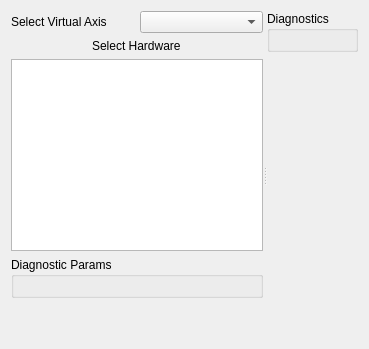
<?xml version="1.0" encoding="UTF-8"?>
<ui version="4.0">
 <class>DiagnosticTab</class>
 <widget class="QWidget" name="DiagnosticTab">
  <layout class="QVBoxLayout" name="verticalLayout_27">
   <item>
    <layout class="QVBoxLayout" name="verticalLayout_22">
     <item>
      <layout class="QVBoxLayout" name="verticalLayout_23"/>
     </item>
     <item>
      <widget class="QSplitter" name="splitter_4">
       <property name="sizePolicy">
        <sizepolicy hsizetype="Expanding" vsizetype="Expanding">
         <horstretch>0</horstretch>
         <verstretch>0</verstretch>
        </sizepolicy>
       </property>
       <property name="orientation">
        <enum>Qt::Horizontal</enum>
       </property>
       <widget class="QWidget" name="gridLayoutWidget_7">
        <layout class="QGridLayout" name="gridLayout_9">
         <item row="0" column="0">
          <layout class="QVBoxLayout" name="verticalLayout_46">
           <item>
            <layout class="QHBoxLayout" name="horizontalLayout_4">
             <item>
              <widget class="QLabel" name="label_19">
               <property name="text">
                <string>Select Virtual Axis</string>
               </property>
              </widget>
             </item>
             <item>
              <widget class="QComboBox" name="diagnostic_axis_selection"/>
             </item>
            </layout>
           </item>
           <item alignment="Qt::AlignHCenter">
            <widget class="QLabel" name="label_4">
             <property name="sizePolicy">
              <sizepolicy hsizetype="Preferred" vsizetype="Preferred">
               <horstretch>0</horstretch>
               <verstretch>0</verstretch>
              </sizepolicy>
             </property>
             <property name="minimumSize">
              <size>
               <width>0</width>
               <height>0</height>
              </size>
             </property>
             <property name="text">
              <string>Select Hardware</string>
             </property>
            </widget>
           </item>
           <item>
            <widget class="QListWidget" name="diagnostic_hardware_selection"/>
           </item>
           <item>
            <widget class="QGroupBox" name="diagnostic_groupbox">
             <property name="title">
              <string>Diagnostic Params</string>
             </property>
             <layout class="QVBoxLayout" name="verticalLayout_37"/>
            </widget>
           </item>
           <item>
            <spacer name="verticalSpacer">
             <property name="orientation">
              <enum>Qt::Vertical</enum>
             </property>
             <property name="sizeHint" stdset="0">
              <size>
               <width>20</width>
               <height>40</height>
              </size>
             </property>
            </spacer>
           </item>
          </layout>
         </item>
        </layout>
       </widget>
       <widget class="QWidget" name="gridLayoutWidget_8">
        <layout class="QHBoxLayout" name="horizontalLayout_17">
         <property name="spacing">
          <number>0</number>
         </property>
         <item>
          <layout class="QVBoxLayout" name="verticalLayout_25">
           <item>
            <widget class="QGroupBox" name="diagnostic_params_groupbox">
             <property name="title">
              <string>Diagnostics</string>
             </property>
             <layout class="QVBoxLayout" name="verticalLayout_28"/>
            </widget>
           </item>
           <item>
            <spacer name="verticalSpacer_2">
             <property name="orientation">
              <enum>Qt::Vertical</enum>
             </property>
             <property name="sizeHint" stdset="0">
              <size>
               <width>20</width>
               <height>40</height>
              </size>
             </property>
            </spacer>
           </item>
          </layout>
         </item>
        </layout>
       </widget>
      </widget>
     </item>
    </layout>
   </item>
  </layout>
 </widget>
 <resources/>
 <connections/>
</ui>
